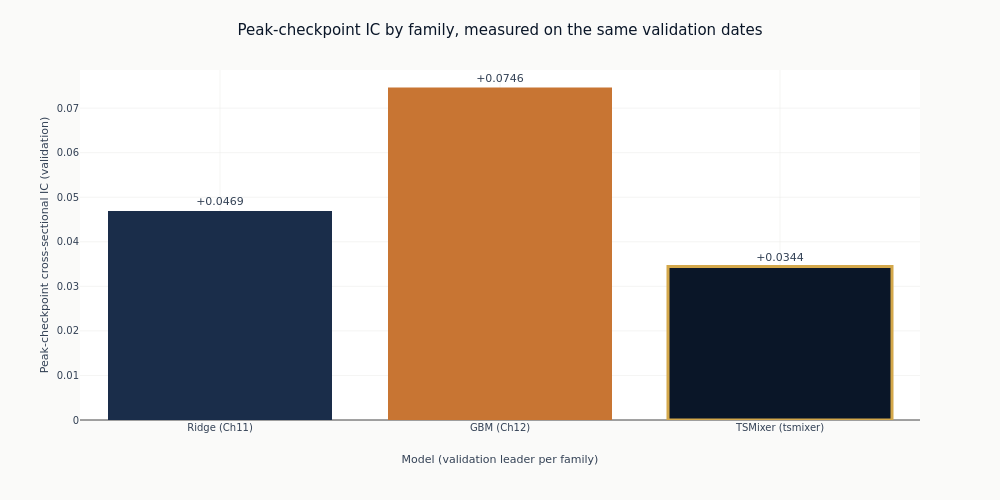

The notebook cell this image was saved under:
### Markdown cell above
## 7. Against the flat-feature baselines

The selected checkpoint against the linear and gradient-boosting leaders, all three on the same
label and the same validation split. This is the comparison the notebook exists to make: whether
reading the history as a sequence adds anything over handing the same history to a model as
columns.

### Code cell
ridge_ic = prior_baselines.get("Ridge (Ch11)", float("nan"))
gbm_ic = prior_baselines.get("GBM (Ch12)", float("nan"))

_labels = ["Ridge (Ch11)", "GBM (Ch12)", f"TSMixer ({BEST_NAME})"]
_vals = [ridge_ic, gbm_ic, BEST_IC]
fig_cmp = go.Figure(
    go.Bar(
        x=_labels,
        y=_vals,
        marker=dict(
            color=[COLORS["slate"], COLORS["copper"], COLORS["blue"]],
            line=dict(color=COLORS["amber"], width=[0, 0, 3]),
        ),
        text=[f"{value:+.4f}" for value in _vals],
        textposition="outside",
        cliponaxis=False,
        showlegend=False,
    )
)
fig_cmp.update_layout(
    title="Peak-checkpoint IC by family, measured on the same validation dates",
    height=500,
    width=1000,
    margin=dict(t=70),
    title_font=dict(size=15),
)
fig_cmp.update_xaxes(title_text="Model (validation leader per family)")
fig_cmp.update_yaxes(title_text="Peak-checkpoint cross-sectional IC (validation)")
fig_cmp.show()

### Figure 1 — Plotly figure (JSON) as saved in the notebook; plotly's stock layout.template omitted (floating-point values rounded to 4 significant figures)
{"data": [{"cliponaxis": false, "marker": {"color": ["#1a2d4a", "#C87533", "#0a1628"], "line": {"color": "#D4A84B", "width": [0, 0, 3]}}, "showlegend": false, "text": ["+0.0469", "+0.0746", "+0.0344"], "textposition": "outside", "type": "bar", "x": ["Ridge (Ch11)", "GBM (Ch12)", "TSMixer (tsmixer)"], "y": [0.04692, 0.07463, 0.03443]}], "layout": {"height": 500, "margin": {"t": 70}, "title": {"font": {"size": 15}, "text": "Peak-checkpoint IC by family, measured on the same validation dates"}, "width": 1000, "xaxis": {"title": {"text": "Model (validation leader per family)"}}, "yaxis": {"title": {"text": "Peak-checkpoint cross-sectional IC (validation)"}}}}
